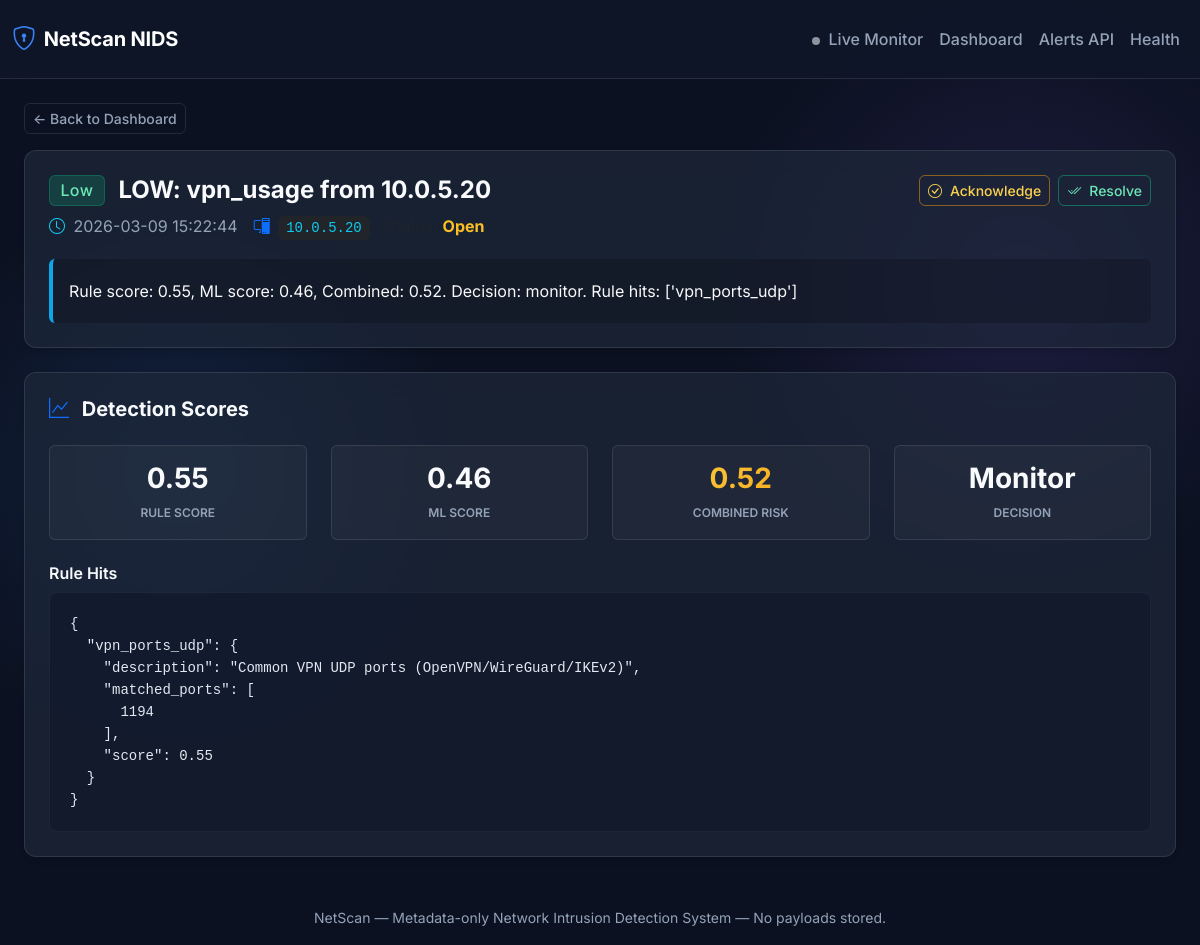
The page /alert/32 on the database its author committed.
### app/db/models.py (models this page shows)
class Base(DeclarativeBase):
    pass

class Alert(Base):
    __tablename__ = "alerts"
    id: Mapped[int] = mapped_column(Integer, primary_key=True, autoincrement=True)
    detection_id: Mapped[int | None] = mapped_column(ForeignKey("detections.id"), nullable=True, index=True)
    ai_assessment_id: Mapped[int | None] = mapped_column(
        ForeignKey("ai_assessments.id"), nullable=True, index=True
    )
    src_ip: Mapped[str] = mapped_column(String(64), index=True)
    window_start: Mapped[datetime] = mapped_column(DateTime, index=True)
    window_end: Mapped[datetime] = mapped_column(DateTime, index=True)
    title: Mapped[str] = mapped_column(String(200))
    summary: Mapped[str] = mapped_column(Text)
    severity: Mapped[str] = mapped_column(String(16))
    threat_type: Mapped[str] = mapped_column(String(64))
    status: Mapped[str] = mapped_column(String(16), default="open")  # open|acknowledged|resolved
    created_at: Mapped[datetime] = mapped_column(DateTime, default=datetime.utcnow)
    resolved_at: Mapped[datetime | None] = mapped_column(DateTime, nullable=True)
    detection: Mapped["Detection | None"] = relationship(back_populates="alerts")

class Detection(Base):
    __tablename__ = "detections"
    id: Mapped[int] = mapped_column(Integer, primary_key=True, autoincrement=True)
    feature_id: Mapped[int] = mapped_column(ForeignKey("network_features.id"), index=True)
    src_ip: Mapped[str] = mapped_column(String(64), index=True)
    window_start: Mapped[datetime] = mapped_column(DateTime, index=True)
    window_end: Mapped[datetime] = mapped_column(DateTime, index=True)
    rule_hits: Mapped[dict[str, Any]] = mapped_column(JSON, default=dict)
    rule_score: Mapped[float] = mapped_column(Float, default=0.0)
    ml_score: Mapped[float] = mapped_column(Float, default=0.0)
    combined_risk: Mapped[float] = mapped_column(Float, default=0.0)
    decision: Mapped[str] = mapped_column(String(32), default="allow")  # allow|monitor|block|ai_review
    needs_ai: Mapped[bool] = mapped_column(Boolean, default=False)
    created_at: Mapped[datetime] = mapped_column(DateTime, default=datetime.utcnow)
    feature: Mapped["NetworkFeature"] = relationship(back_populates="detections")
    ai_assessment: Mapped["AIAssessment | None"] = relationship(back_populates="detection")
    alerts: Mapped[list["Alert"]] = relationship(back_populates="detection")

### app/api/routes_dashboard.py (the view)
@router.get("/alert/{alert_id}", response_class=HTMLResponse)
def alert_detail_page(alert_id: int, request: Request, db: Session = Depends(get_db)):
    alert = db.query(Alert).filter(Alert.id == alert_id).first()
    detection = None
    ai = None
    if alert and alert.detection_id:
        detection = db.query(Detection).filter(Detection.id == alert.detection_id).first()
    if alert and alert.ai_assessment_id:
        ai = db.query(AIAssessment).filter(AIAssessment.id == alert.ai_assessment_id).first()
    return templates.TemplateResponse(
        request,
        "alert_detail.html",
        {
            "alert": alert,
            "detection": detection,
            "ai": ai,
        },
    )

### templates/alert_detail.html (shortened to what this page needs)
{% extends "base.html" %}
{% block content %}
{% if not alert %}
<div class="alert alert-danger">Alert not found.</div>
{% else %}
<a href="/" class="btn btn-outline-secondary btn-sm mb-3">← Back to Dashboard</a>
<div class="card p-4 mb-4 border-0">
    <div class="d-flex justify-content-between align-items-start mb-3">
        <div>
            <h4 class="fw-bold mb-2">
                <span class="badge badge-{{ alert.severity }} me-2 align-middle fs-6">{{ alert.severity|title }}</span>
                <span class="align-middle">{{ alert.title }}</span>
            </h4>
            <p class="text-secondary mb-1 d-flex align-items-center gap-3">
                <span><i class="bi bi-clock text-info me-1"></i> {{ alert.created_at.strftime('%Y-%m-%d %H:%M:%S')
                    }}</span>
                <span><i class="bi bi-pc-display text-primary me-1"></i> <code
                        class="bg-dark px-2 py-1 rounded text-info">{{ alert.src_ip }}</code></span>
                <span><span class="text-muted">Status:</span>
                    {% if alert.status == 'open' %}
                    <strong class="text-warning">Open</strong>
                    {% elif alert.status == 'acknowledged' %}
                    <strong class="text-info">Acknowledged</strong>
                    {% else %}
                    <strong class="text-success">Resolved</strong>
                    {% endif %}
                </span>
            </p>
        </div>
        <div class="d-flex gap-2">
            {% if alert.status == 'open' %}
            <button class="btn btn-sm btn-outline-warning d-flex align-items-center gap-2"
                onclick="patchStatus({{ alert.id }}, 'acknowledged')">
                <i class="bi bi-check-circle"></i> Acknowledge
            </button>
            <button class="btn btn-sm btn-outline-success d-flex align-items-center gap-2"
                onclick="patchStatus({{ alert.id }}, 'resolved')">
                <i class="bi bi-check2-all"></i> Resolve
            </button>
            {% elif alert.status == 'acknowledged' %}
            <button class="btn btn-sm btn-outline-success d-flex align-items-center gap-2"
                onclick="patchStatus({{ alert.id }}, 'resolved')">
                <i class="bi bi-check2-all"></i> Resolve
            </button>
            {% endif %}
        </div>
    </div>
    <div class="p-3 rounded" style="background: rgba(0,0,0,0.2); border-left: 4px solid var(--accent-info);">
        <p class="mb-0 text-light lh-lg">{{ alert.summary }}</p>
    </div>
</div>
{% if detection %}
<div class="card p-4 mb-4 border-0">
    <h5 class="fw-bold mb-4"><i class="bi bi-graph-up text-primary me-2"></i> Detection Scores</h5>
    <div class="row g-4">
        <div class="col-md-3">
            <div class="p-3 rounded text-center h-100"
                style="background: rgba(255,255,255,0.03); border: 1px solid var(--border-light);">
                <h3 class="mb-1 fw-bold text-gradient-primary">{{ '%.2f'|format(detection.rule_score) }}</h3>
                <small class="text-secondary text-uppercase fw-semibold tracking-wide" style="font-size: 0.75rem;">Rule
                    Score</small>
            </div>
        </div>
        <div class="col-md-3">
            <div class="p-3 rounded text-center h-100"
                style="background: rgba(255,255,255,0.03); border: 1px solid var(--border-light);">
                <h3 class="mb-1 fw-bold text-gradient-primary">{{ '%.2f'|format(detection.ml_score) }}</h3>
                <small class="text-secondary text-uppercase fw-semibold tracking-wide" style="font-size: 0.75rem;">ML
                    Score</small>
            </div>
        </div>
        <div class="col-md-3">
            <div class="p-3 rounded text-center h-100"
                style="background: rgba(255,255,255,0.03); border: 1px solid var(--border-light);">
                <h3 class="mb-1 fw-bold text-gradient-high">{{ '%.2f'|format(detection.combined_risk) }}</h3>
                <small class="text-secondary text-uppercase fw-semibold tracking-wide"
                    style="font-size: 0.75rem;">Combined Risk</small>
            </div>
        </div>
        <div class="col-md-3">
            <div class="p-3 rounded text-center h-100"
                style="background: rgba(255,255,255,0.03); border: 1px solid var(--border-light);">
                <h3 class="mb-1 fw-bold text-gradient-info text-capitalize">{{ detection.decision }}</h3>
                <small class="text-secondary text-uppercase fw-semibold tracking-wide"
                    style="font-size: 0.75rem;">Decision</small>
            </div>
        </div>
    </div>
    {% if detection.rule_hits %}
    <h6 class="mt-4 fw-semibold">Rule Hits</h6>
    <pre class="mb-0"><code>{{ detection.rule_hits | tojson(indent=2) }}</code></pre>
    {% endif %}
</div>
{% endif %}
{% endif %}
{% endblock %}

### static/style.css (style rules this page uses)
:root { --bg-base: #0b1120; --bg-surface: rgba(30, 41, 59, 0.7); --bg-surface-hover: rgba(51, 65, 85, 0.8); --border-light: rgba(255, 255, 255, 0.1); --text-main: #f8fafc; --text-muted: #94a3b8; --accent-primary: #3b82f6; --accent-critical: #ef4444; --accent-high: #f59e0b; --accent-medium: #8b5cf6; --accent-low: #10b981; --accent-info: #0ea5e9; }
body { background-color: var(--bg-base); background-image: radial-gradient(circle at 15% 50%, rgba(59, 130, 246, 0.15), transparent 25%), radial-gradient(circle at 85% 30%, rgba(139, 92, 246, 0.15), transparent 25%); background-attachment: fixed; color: var(--text-main); font-family: 'Inter', -apple-system, BlinkMacSystemFont, "Segoe UI", Roboto, "Helvetica Neue", Arial, sans-serif; -webkit-font-smoothing: antialiased; }
.card, .stat-card { background: var(--bg-surface) !important; backdrop-filter: blur(12px); -webkit-backdrop-filter: blur(12px); border: 1px solid var(--border-light) !important; border-radius: 12px; box-shadow: 0 4px 6px -1px rgba(0, 0, 0, 0.1), 0 2px 4px -1px rgba(0, 0, 0, 0.06); transition: transform 0.2s ease, box-shadow 0.2s ease, background 0.2s ease; }
h1, h2, h3, h4, h5, h6 { font-weight: 600; color: var(--text-main); }
a { color: var(--accent-primary); text-decoration: none; transition: opacity 0.2s ease; }
.badge { padding: 0.4em 0.65em; font-weight: 500; letter-spacing: 0.025em; border-radius: 6px; }
.badge-low { background-color: rgba(16, 185, 129, 0.2); color: #6ee7b7; border: 1px solid rgba(16, 185, 129, 0.3); }
.btn { font-weight: 500; border-radius: 6px; transition: all 0.2s ease; }
.btn-outline-warning { color: #fcd34d; border-color: rgba(245, 158, 11, 0.5); }
.btn-outline-success { color: #6ee7b7; border-color: rgba(16, 185, 129, 0.5); }
.btn-outline-secondary { color: var(--text-muted); border-color: var(--border-light); }
pre { background: rgba(15, 23, 42, 0.6) !important; border: 1px solid rgba(255, 255, 255, 0.05); color: #e2e8f0 !important; font-family: 'JetBrains Mono', 'Fira Code', monospace; font-size: 0.875rem; border-radius: 8px !important; padding: 1.25rem !important; }
.text-gradient-high { background: linear-gradient(135deg, #fcd34d, #f59e0b); -webkit-background-clip: text; -webkit-text-fill-color: transparent; }
.text-warning { color: #fbbf24 !important; }
.text-secondary { color: var(--text-muted) !important; }

### rows shown on the page
Alert: severity "Low", title "LOW: vpn_usage from 10.0.5.20", created_at "2026-03-09 15:22:44", src_ip "10.0.5.20", summary "Rule score: 0.55, ML score: 0.46, Combined: 0.52. Decision: monitor. Rule hits: ['vpn_ports_udp']"
Detection: rule_score "0.55", ml_score "0.46", combined_risk "0.52", decision "Monitor", rule_hits|tojson "{ \"vpn_ports_udp\": { \"description\": \"Common VPN UDP ports (OpenVPN/WireGuard/IKEv2)\", \"matched_ports\": [ 1194 ], \"score\": 0.55 } }"
